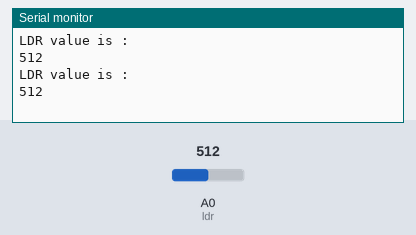
The sketch below on a simulated Arduino Uno, built with avr-gcc and run on an emulated ATmega328P. On the bench: the last lines printed to the serial monitor. The inputs (shaded band) are chosen by the test bench; at power-on: A0 (ldr) = 512.

Above: at 3.8 s.
3.9 s: A0 (ldr) set to 716
At 6.9 s:
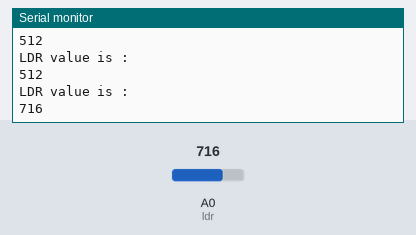
7.8 s: A0 (ldr) set to 900
At 10.4 s:
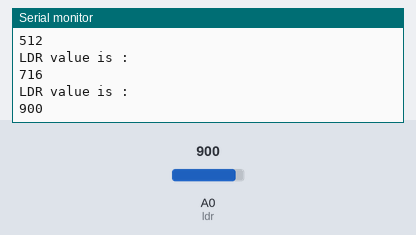
Timing chart, 0 to 11.9 s (numbered marks = the images above; inputs shaded):
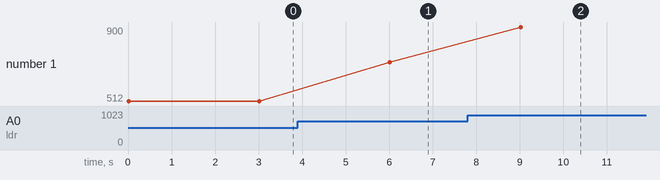

Measured:
- after the input at 3.9 s, the serial monitor: prints a new line after 2.1 s (image 1)
- after the input at 7.8 s, the serial monitor: prints a new line after 1.2 s (image 2)
- plotted number 1: 512 → 716 after the input at 3.9 s, 716 → 900 after the input at 7.8 s

The sketch:

ldr.ino
```cpp
int ldr=A0;
int value=0;
void setup() {
Serial.begin(9600);
}

void loop() {
value=analogRead(ldr);
Serial.println("LDR value is :");
Serial.println(value);
delay(3000);
}
```
